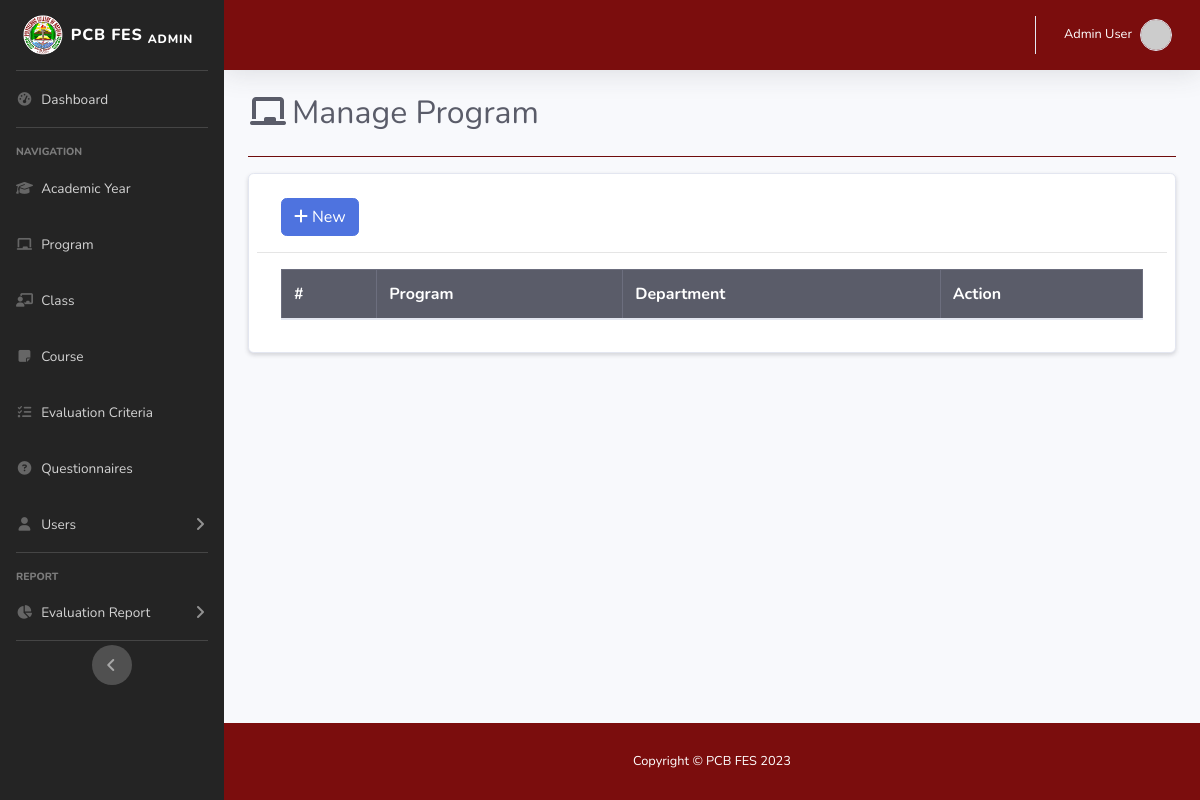
/admin/program.php (signed in), run on an earlier commit of the app's database.
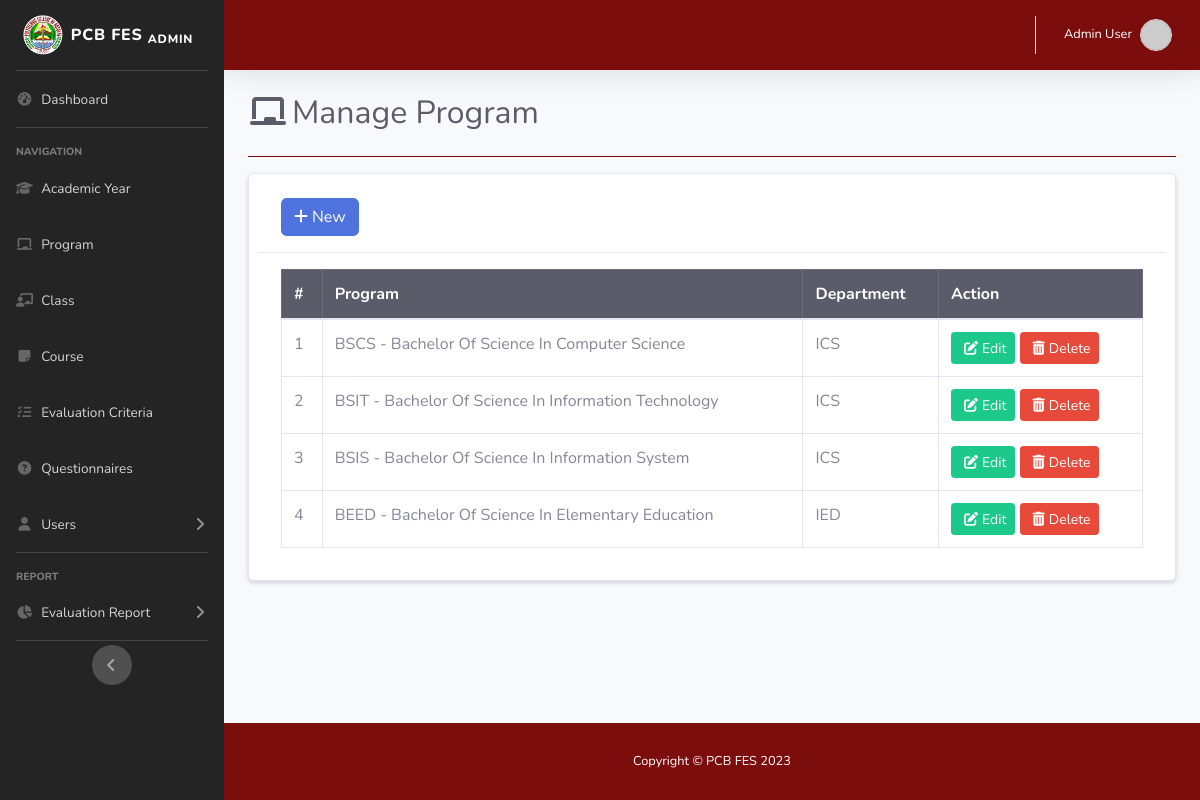
And on a later commit of the database.
### tables this page shows
CREATE TABLE `program_tbl` (
  `program_id` int(11) NOT NULL,
  `program_code` varchar(20) NOT NULL,
  `program_name` varchar(255) NOT NULL,
  `department_id` int(11) NOT NULL
);

CREATE TABLE `department_tbl` (
  `department_id` int(11) NOT NULL,
  `department_code` varchar(20) NOT NULL,
  `department_name` varchar(255) NOT NULL
);

### admin/program.php (the view, shortened to what this page needs)
<!DOCTYPE html>
<html lang="en">
<head>
    <link rel="stylesheet" href="https://stackpath.bootstrapcdn.com/bootstrap/4.2.1/css/bootstrap.min.css">
    <link rel="stylesheet" href="https://cdn.datatables.net/1.10.18/css/dataTables.bootstrap4.min.css">
    <link href="../assets/vendor/fontawesome-free/css/all.min.css" rel="stylesheet" type="text/css">
    <link href="../assets/css/sb-admin-2.min.css" rel="stylesheet">
    <link href="../assets/css/custom.css" rel="stylesheet">
    <link rel="stylesheet" href="https://cdn.jsdelivr.net/npm/@sweetalert2/theme-borderless@5/borderless.css" />
</head>
<body id="page-top">
    <div id="wrapper">
            <?php include 'sidebar.php'; ?>
        <div id="content-wrapper" class="d-flex flex-column">
            <div id="content">
                    <?php include 'topbar.php'; ?>
                <div class="container-fluid justify-content-center">
                    <div class="d-sm-flex align-items-center justify-content-between mb-4">
                        <h1 class="h2 mb-0 text-gray-800"><i class="fas fa-fw fa-chalkboard mr-1"></i>Manage Program</h1>
                    </div>
                    <hr class="mb-3 bg-white1">
<div class="container card p-2 mb-4 shadow-sm">
    <div class="row">
        <div class="col-12 col-md-12">
            <div class="container mb-3 mt-3">
                <a href="#addnew" data-toggle="modal" class="btn btn-primary"><i class="fa-solid fa-plus mr-1"></i>New</a>
            </div>
            <hr>
            <div class="container mb-4">
                <table id="myTable" class="table table-bordered nowrap" style="width:100%">
                    <thead class="table-dark">
                        <th>#</th>
                        <th>Program</th>
                        <th>Department</th>
                        <th>Action</th>
                    </thead>
                    <tbody>
                        <?php
                            require '../db/dbconn.php';
                            $sql = "SELECT program_tbl.*, department_tbl.*
                                    FROM program_tbl
                                    INNER JOIN department_tbl ON program_tbl.department_id = department_tbl.department_id
                                    ORDER BY department_tbl.department_code
                            ";
                            $num = 1;
                            $query = mysqli_query($conn, $sql);
                            while($row = mysqli_fetch_assoc($query)){
                                echo
                                "<tr>
                                    <td>".$num."</td>
                                    <td>".strtoupper($row['program_code'])." - ".ucwords($row['program_name'])."</td>
                                    <td>".strtoupper($row['department_code'])."</td>
                                    <td>
                                        <a href='#edit_".$row['program_id']."' class='btn btn-success btn-sm' data-toggle='modal'><i class='fa fa-pen-to-square m-1'></i>Edit</a>
                                        <a href='#delete_".$row['program_id']."' class='btn btn-danger btn-sm' data-toggle='modal'><i class='fa fa-trash m-1'></i>Delete</a>
                                    </td>
                                </tr>";
                            $num++;}
                        ?>
                    </tbody>
                </table>
            </div>
        </div>
    </div>
</div>
                </div>
            </div>
            <?php include 'footer.php'; ?>
        </div>
    </div>
</body>
</html>

What changed in the data, as far as the page shows it:
added program_tbl: program_code "BSCS", program_name "Bachelor Of Science In Computer Science", department.department_code "ICS"
added program_tbl: program_code "BSIT", program_name "Bachelor Of Science In Information Technology", department.department_code "ICS"
added program_tbl: program_code "BSIS", program_name "Bachelor Of Science In Information System", department.department_code "ICS"
added program_tbl: program_code "BEED", program_name "Bachelor Of Science In Elementary Education", department.department_code "IED"
